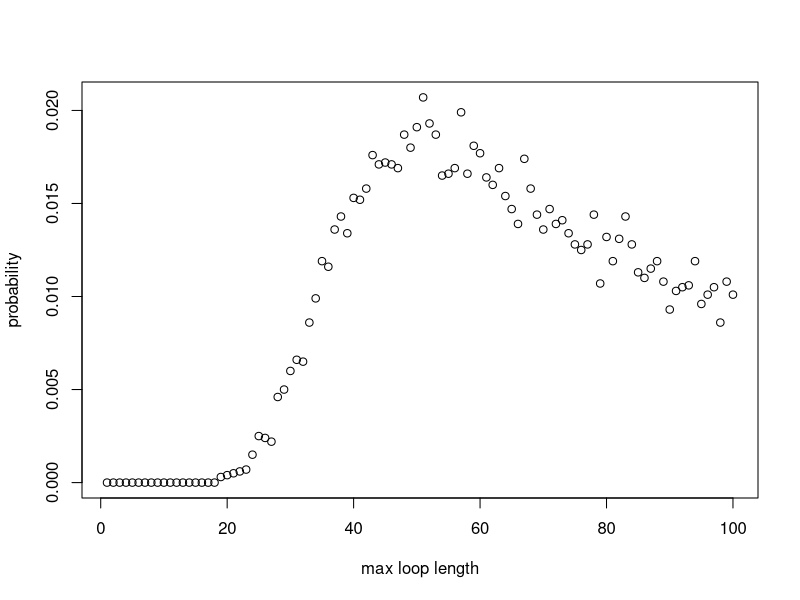

Reproduce this figure in R.
#### Team Members:
# Fatima Kasenally (S2443602); Wenqi Ni (s1792412); Cameron Allan (S1748084)

#### address of github repo:
#https://github.com/niwq15/SP-Group-7-A2


#### Contributions

# Functions we each made versions of:
# Cameron - Strategy3, Pone, 
# Wenqi - Strategy1, Strategy2, Strategy3, Pone, Pall, dloop 
# Fatima - Strategy2, Pone, Pall, dloop 

# each of us should add more here. we can say what we have done, involving different versions of functions above

# Other Tasks: (correct your own)
# Cameron - optimising stuff and array stuff
# Wenqi - Q3 - Q6 stuff 
# Fatima - Q3 - Q6 stuff 




#### Overview / summary
# This file holds the self-contained code to simulate a generalised version of the famous '100 Prisoners Problem' 
# The problem is defined as follows: 
# Consider a prison containing 2n prisoners, each with a unique identification number ranging from 1 to 2n. 
# The prison has a room with 2n boxes, each uniquely numbered from 1 to 2n and each containing a single card. 
# These cards are each labelled with a unique number between 1 and 2n. 
# Each prisoner is allowed to open n boxes to find the card with their number.
# If all 2n prisoners successfully find their cards then they all go free. 
# After their turn,the prisoners are not allowed to communicate any new information from the boxes 
# to prisoners who have yet to take their turn.
# The room is returned to its original state after each prisoner’s go. 

# Firstly, we will show 3 strategies for the prisoners, then create a 'Pone' function to estimate 
# the probability of a single prisoner successfully finding their number, then use a 'Pall' function to 
# calculate the probability of all the prisoners finding their numbers. 
# Based on the results of the individual and joint success probabilities using different strategies, 
# we will give some comments about which strategy has the highest success probabilities for 
# both individuals and the collective. 

# The following code uses stochastic simulation to explore the prisoner problem. 

## There are 2n cards each printed with a unique number from 1 to 2n.
## The 2n cards are randomly placed one in each of 2n boxes
## Use sample function to give a random order of card numbers
## cards_num <- sample(1:(2*n), 2*n, replace=FALSE)
## Therefore cards_num simulates 2n cards (element value) randomly placed in 2n boxed (element index)

## Each function expressing the various strategies for opening boxes to find cards will require the same 
## input parameters : n,k,cards_num. Where n parameterises the 2n number of boxes, prisoner and cards in our problem.
## k is the prisoner's number in a given trial run and cards_num, as explained above, represents the boxes and 
## cards places in them. As the boxes and cards comfiguration must remain the same between prisoner trials it cannot
## be defined within the function and must be called on and externally defined. 
## Uniform input parameters allows the implemented strategy to be variable in each simulation as each strategy 
## function is interchangable. This is requires by functions 'Pone' and 'Pall'



## Strategy 1:
## Each prisoner with their number 'p' starts at the p-th box whose number on the card is k
## If k is not equal to p, then the prisoner goes to box number k and opens it
## The process will be repeated until they have either found the card with number p or opened n boxes without finding it

## Prisoner k uses Strategy 1 to find their number
Strategy1 <- function(n,k,cards_num) {
  #create an empty vector to store card numbers as they are read
  cards_picked <- rep(0, n) # the prisoner can read at most n cards
  cards_picked[1] <- cards_num[k] # start at the box with his number (k) on it 
  #for each of the remaining steps, first check if he has found his card number
  #if so, he will stop; if not, he will continue to read cards
  for (b in 2:n) {
    if (cards_picked[b-1] == k) {#if the prisoner k has found his number
      return(TRUE) #yes the prisoner has successfully found his card
      break # stop here and the prisoner will not open other boxes
    } else {#otherwise prisoner will open another box with the number of the last card
      cards_picked[b] <- cards_num[cards_picked[b-1]]
    }
  }
  #check whether he finds his number in the final step
  if (cards_picked[n] != k) { #if the final number is not his number
    return(FALSE) #prisoner has failed to find his card
  } else {#if the final number is equal to his number
    return(TRUE) #prisoner has successfully found his card
  }
}



## Strategy 2:
## This strategy follows an identicle procedure to strategy 1, save that the starting box is randombly selected
## The prisoner uses the card number in each box to pick his next box to open.
## The prisoner can open at most n boxes in order to find the card with their number on it

## Prisoner k uses Strategy 2 to find their number card
Strategy2 <- function(n,k,cards_num) {
  #create an empty vector to store card numbers that have been read
  cards_picked <- rep(0, n) # the prisoner can read at most n cards
  cards_picked[1] <- sample(cards_num,1)# start at a randomly selected box 
  #for each of the remaining steps, firstly check whether he has found him number card
  #if so, he will stop; if not, he will continue to read cards
  for (b in 2:n) {
    if (cards_picked[b-1] == k) {#if the prisoner k has found his number
      return(TRUE)
      break #stop here and the prisoner will not open other boxes
    } else {#otherwise prisoner will open the box with number k
      cards_picked[b] <- cards_num[cards_picked[b-1]]
    }
  }
  #check whether he finds his number in the final step
  if (cards_picked[n] != k) { #if the final number is not his number
    return(FALSE)
  } else {#if the final number is equal to his number
    return(TRUE)
  }
} #The function reutrns TRUE/FALSE expressing that the prisoner has FOUND/FAILED TO FIND his card 



## Strategy 3:
## In this strategy the prisoner opens n boxes at random, with replacement, i.e. he may open an already open box

## Prisoner k uses Strategy 3 to find their number card
Strategy3 <- function(n,k,cards_num){ 
  cards_picked <- sample(cards_num,n) # Randomly select n boxes from cards_num to open
  if (k %in% cards_num[cards_picked]){ # Check if prisoner number is in any of the boxes selected
    return(TRUE) 
    #cat("The prisoner found their card in box ", match(x,boxes[select_box])) # Uncomment this if running Strategy3 standalone for a success message
  } else { # If prisoner number not in any of the n boxes
    return(FALSE)
    #print("The prisoner did not find their card.") # Uncomment this for a failure message.
  }
} # End function



## 'Pone' is a function which estimates the probability of a prisoner,k, successfully finding their card number in 
## nreps simulated trials, using any one of the avaliable strategies

Pone <- function(n,k,strategy,nreps) {
  # create an empty vector to store the outsome of each simulation as 1/0 = Success/ Failure to find his card
  success <- rep(0, nreps)
  for (i in 1:nreps) {
    # simulate the order of card numbers
    cards_num <- sample(1:(2*n), 2*n, replace=FALSE)
    success[i] <- strategy(n,k,cards_num)
  }
  # return the frequentist probability of success as: 
  # total number of simulated successes / total number of simulations
  return(sum(success)/nreps)
}

## 'Pall' is a function to find the probability of all the 2n prisoners simultaneously finding their cards in a 
## single simulation and thus being able to escape. All prisoners must use the same strategy and the probablity 
## is calculated by analysing the results from nreps simulated trials 

Pall <- function(n,strategy,nreps) {
  #create a vector to record the result of each simulation with default values of 1s
  num_success <- rep(1,nreps)
  for (i in 1:nreps) {#for each simulation
    #generate a random order of card numbers
    cards_num <- sample(1:(2*n), 2*n, replace=FALSE)
    #use the strategies to calculate whether each prisoner can find their correct number within n times
    for (k in 1:(2*n)) {
      result <- strategy(n,k,cards_num) # save the result of strategy for the k-th prisoner
      num_success[i] <- num_success[i] * result # if result is 1 keep 1 in the vector. If 0 change to 0.
      if (result == 0){ # stop if any prisoner does not escape, this cuts down simulation run-time
        break
      }
    }
  }
  # return the frequentist probability as: total number of simulated successes / total number of simulated trials
  return(sum(num_success)/nreps)
}

### Sample Results ###

### individual prisoner probabilities: 
### Pone takes args: n,k,strategy,nreps

Pone(5,5,Strategy1,10000)
Pone(50,50,Strategy1,10000)
# one prisoner & strategy 1: prob success ~ 50%  (for all n)

Pone(5,5,Strategy2,10000)
Pone(50,50,Strategy2,10000)
# one prisoner & strategy 2: prob success ~40%  (n=5) ~37%  (n>50)

Pone(5,5,Strategy3,10000)
Pone(50,50,Strategy3,10000)
# one prisoner & strategy 3: prob success ~50%  (for all n)

### joint probabilities for all prisoners as a collective:  
### Pall takes args: n,strategy,nreps
 

Pall(5,Strategy1,10000)
Pall(50,Strategy1,10000)
#10 prisoners & strategy 1: prob success ~35% (n=5)
#100 prisoners & strategy 1: prob success ~30% (n=50)

Pall(5,Strategy2,10000)
Pall(50,Strategy2,10000)
#10 prisoners & strategy 2: prob success ~0.01%  (n=5)
#100 prisoners & strategy 2: prob success ~0% (smaller than precision)  (n=50)

Pall(5,Strategy3,10000)
Pall(50,Strategy3,10000)
#10 prisoners & strategy 3: prob success ~1%  (n=5)
#100 prisoners & strategy 3: prob success ~0% (smaller than precision) (n=50)


# STILL TO DO Q4 - WILL DRAFT THEN INSERT TOMORROW 


## Remarks
# Strategy 1 and Strategy 3 have similar individual success probabilities of 50%, 
# while Strategy 1 has much higher joint success probability of above 30%.
# It is surprising that Strategy 3 has high individual success probability, but very low joint probability.
# To summarise, Strategy 1 is a great choice for prisoners, for both themselves and others 
# as it has high individual and joint success probabilities finding their numbers.




#Calculate the probability of loop lengths 
dloop <- function(n, nreps) {
  each_loop_lengths <- c() #list to store the loop lengths generated by all simulations
  max_loop_lengths <- c()
  
  for (i in 1:nreps){ 
    #simulate the boxes nreps times 
    boxes <- sample(1 : (2*n), 2*n , replace=FALSE) 
    unopened_boxes <- 1:(2*n)
    
    #store the unique loop lengths generated from each simulation 
    new_loop_lengths <- c()
    
    #scan for loops, (while more than 2 boxes are still closed, indexing breaks down for smaller loops)
    while (length(unopened_boxes) > 2 ){
      #pick the smallest number unopened box and store the value of the card inside 
      cards_picked <- boxes[unopened_boxes[1]]
      
      #pick your next box according to your last card and scan each closed loop
      for (b in 2:length(unopened_boxes)){ #max loop length is the number of closed boxes
        cards_picked <- c(cards_picked, boxes[cards_picked[b-1]])
      }#end for 
      
      #add your new loop length to your list
      new_loop_lengths <- c(new_loop_lengths, length(unique(cards_picked))) 
      
      #remove the boxes opened 
      unopened_boxes <- setdiff(unopened_boxes,unique(cards_picked))
    } #end while 
    
    
    each_loop_lengths <- c(each_loop_lengths, unique(new_loop_lengths))
    max_loop_lengths <- c(max_loop_lengths, max(new_loop_lengths))
    
    
  } #end for 
  
  #probability vector for the occurrence of each maximum loop length 
  prob_vec_ymax <- tabulate(max_loop_lengths)/nreps
  x_axis <- 1:length(prob_vec_ymax)
  #prints a plot for probailities of maximum loop lengths
  plot(x_axis, prob_vec_ymax, xlab = "max loop length", ylab = "probability")
  
  #find the probability of max loop length is less than n
  prob_less_n_loop = sum(prob_vec_ymax[1:n])
  cat("\n","prob your max loop has a length less than n",   prob_less_n_loop, "\n")
  
  
  #probability vector for the occurrence of each type of loop length 
  prob_vec_y <- tabulate(each_loop_lengths)/nreps
  cat("your probability vector for producing at least one loop of length i: \n", prob_vec_y)
  return(prob_vec_y)
}#end function


VAR_1 <- dloop(50, 10000)
